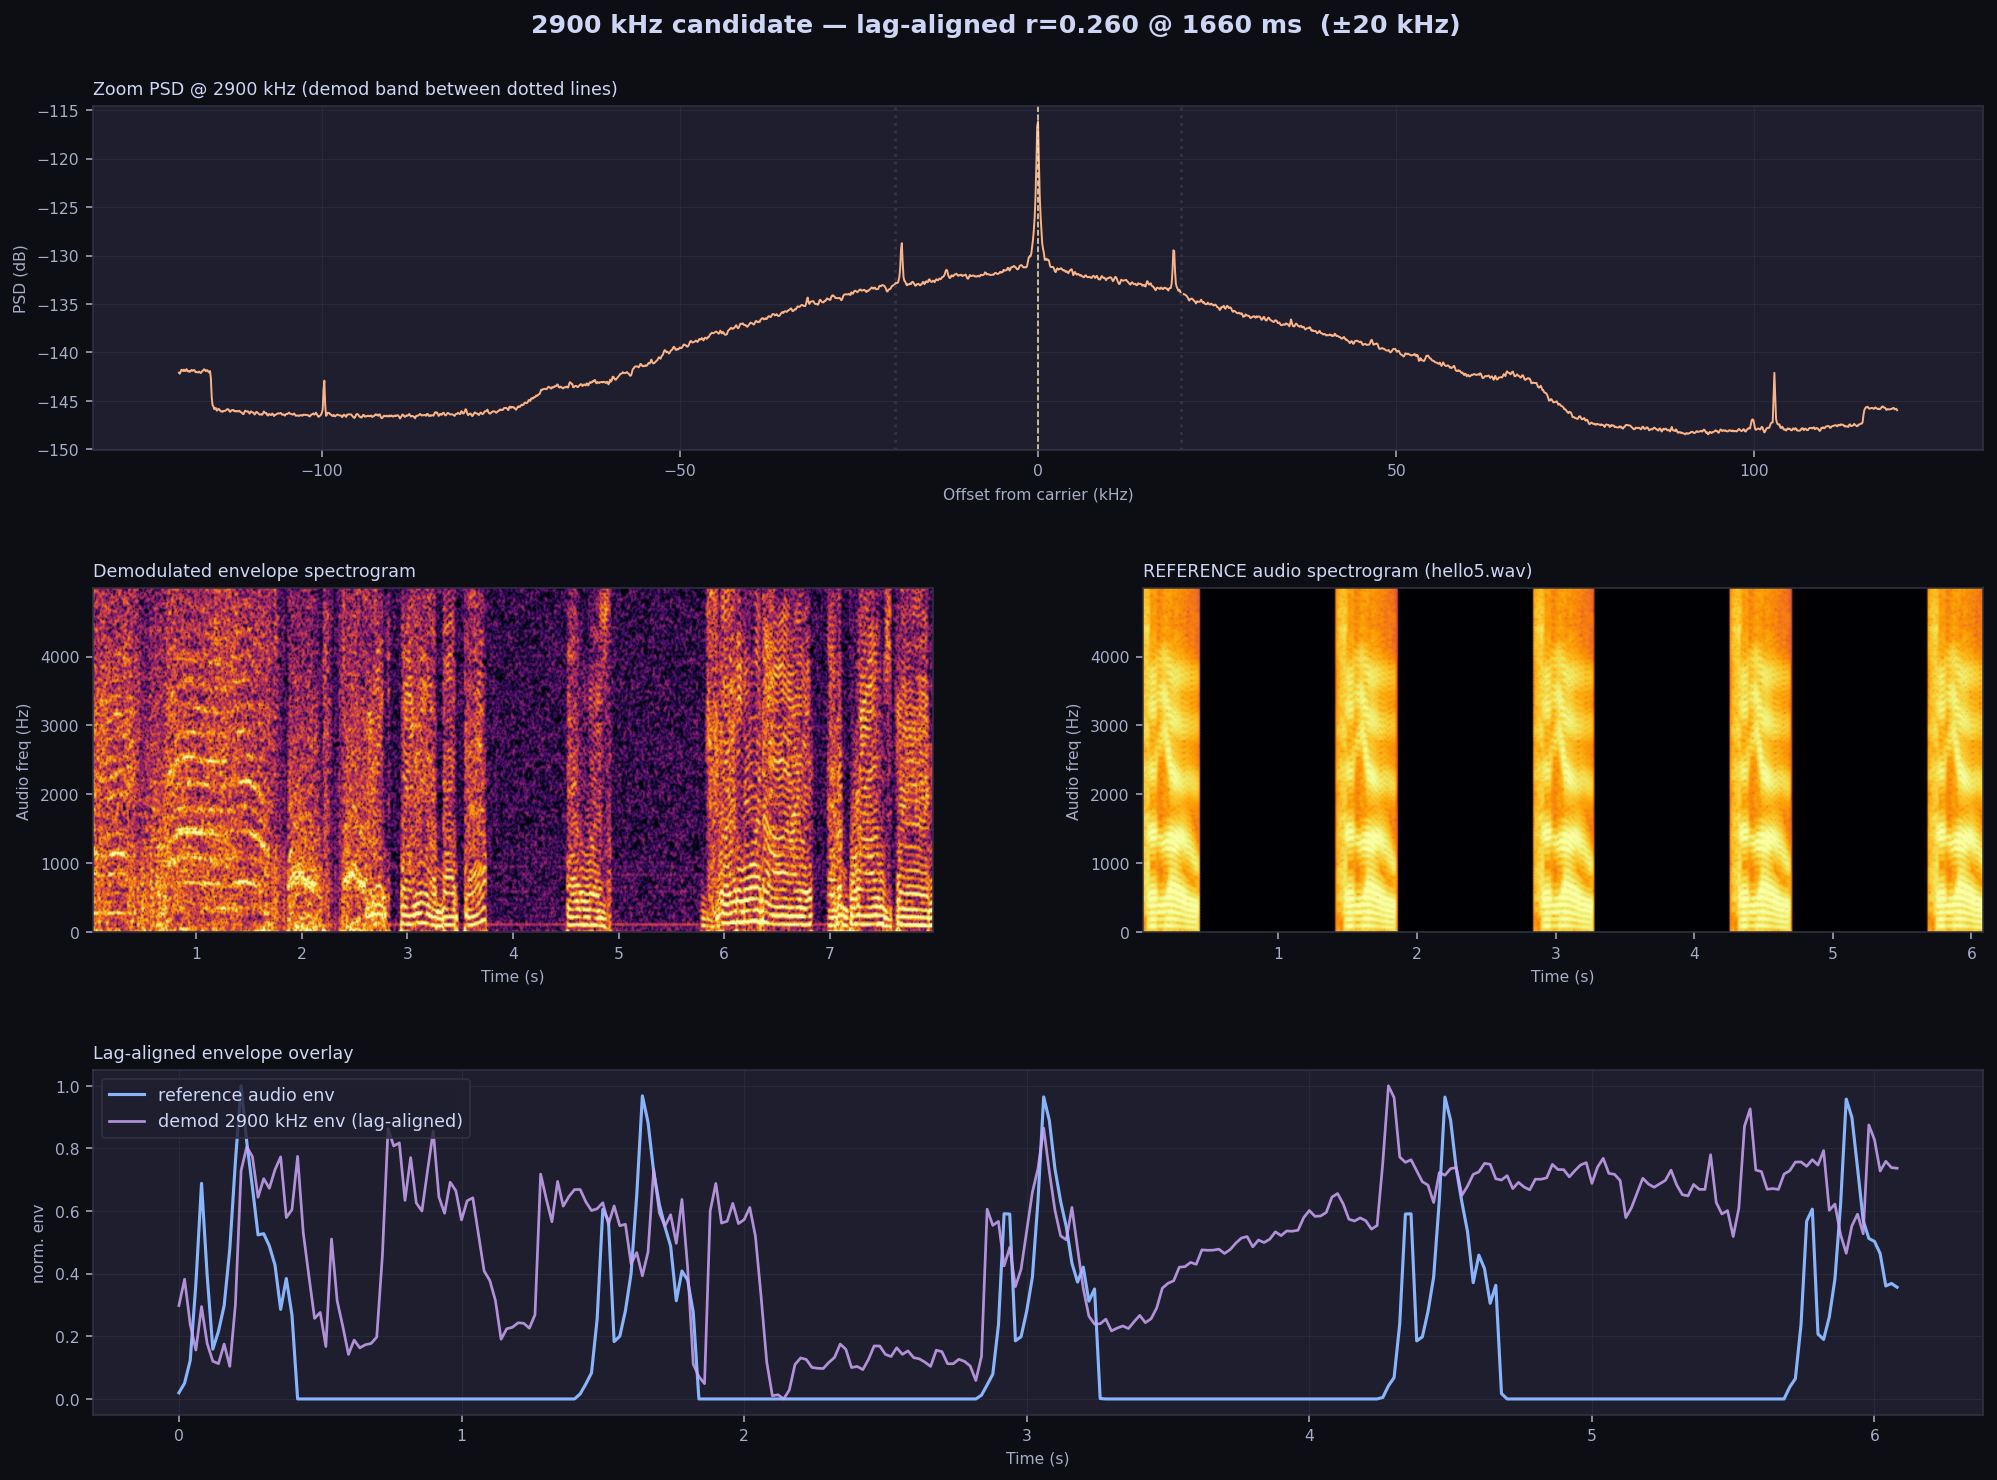

Reproduce this figure in Python.
#!/usr/bin/env python3
"""inspect_2900.py — focused look at the 2900 kHz candidate carrier.

Lag-aligns the AM-demodulated envelope against the reference audio (the survey's
overlay does NOT apply the lag), shows the zoom PSD + demod spectrogram + aligned
envelope overlay, and writes the demodulated baseband to a WAV so you can listen.
"""
import argparse, os, wave
import numpy as np
import matplotlib; matplotlib.use('Agg')
import matplotlib.pyplot as plt
import matplotlib.gridspec as gridspec
from scipy import signal as dsp
from math import gcd

AUD_SR = 22_050
DARK, PANEL, GRID = '#0d0d14', '#1e1e2e', '#313244'
TEXT, MUTED = '#cdd6f4', '#a6adc8'
BLUE, PURP, ORNG, YLW = '#89b4fa', '#cba6f7', '#fab387', '#f9e2af'

ap = argparse.ArgumentParser()
ap.add_argument('--capture', default='wideband_8m_8s.bin')
ap.add_argument('--samp-rate', type=float, default=7692308)
ap.add_argument('--audio', default='hello5.wav')
ap.add_argument('--fc', type=float, default=2900e3)
ap.add_argument('--bw', type=float, default=20e3)
ap.add_argument('--out-png', default='inspect_2900.png')
ap.add_argument('--out-wav', default='demod_2900.wav')
args = ap.parse_args()

def resample_to(x, src, dst):
    if src == dst: return x.astype(np.float32)
    g = gcd(int(src), int(dst)); return dsp.resample_poly(x, dst//g, src//g).astype(np.float32)

def read_wav(p):
    w = wave.open(p,'rb'); sr=w.getframerate(); ch=w.getnchannels()
    d=np.frombuffer(w.readframes(w.getnframes()),dtype=np.int16).astype(np.float32)/32768
    w.close()
    if ch>1: d=d.reshape(-1,ch).mean(1)
    return d, sr

def write_wav(p, x, sr):
    x = x/(np.abs(x).max()+1e-9)
    wave.open(p,'wb')
    w=wave.open(p,'wb'); w.setnchannels(1); w.setsampwidth(2); w.setframerate(sr)
    w.writeframes((x*32767).astype(np.int16).tobytes()); w.close()

sr = args.samp_rate
cap = np.fromfile(args.capture, dtype=np.float32)
ref, ref_sr = read_wav(args.audio)
print(f'[cap] {len(cap):,} samp {len(cap)/sr:.2f}s  ref {len(ref)/ref_sr:.2f}s')

# AM demod around fc
lo, hi = args.fc-args.bw, args.fc+args.bw
sos = dsp.butter(4, [lo, hi], 'bp', fs=sr, output='sos')
bp = dsp.sosfiltfilt(sos, cap - cap.mean())
env = np.abs(dsp.hilbert(bp)); env = env - env.mean()
print(f'[demod] fc={args.fc/1e3:.0f}kHz bw=±{args.bw/1e3:.0f}kHz')

# to audio rate
env_a = resample_to(env, int(sr), AUD_SR)
ref_a = resample_to(ref, int(ref_sr), AUD_SR)
write_wav(args.out_wav, env_a, AUD_SR)
print(f'[wav] {args.out_wav}')

# frame-energy envelopes for lag search
fr = int(0.02*AUD_SR)
ne = len(env_a)//fr; nr = len(ref_a)//fr
ee = np.array([np.sqrt(np.mean(env_a[i*fr:(i+1)*fr]**2)) for i in range(ne)])
rr = np.array([np.sqrt(np.mean(ref_a[i*fr:(i+1)*fr]**2)) for i in range(nr)])
een=(ee-ee.mean())/(ee.std()+1e-12); rrn=(rr-rr.mean())/(rr.std()+1e-12)
# full cross-correlation, allow ref to sit anywhere inside the longer demod
xc = dsp.correlate(een, rrn, mode='full'); lags = np.arange(-(len(rrn)-1), len(een))
xc = xc/min(len(een),len(rrn))
k = np.argmax(xc); best_lag = lags[k]; best_r = xc[k]
print(f'[align] best lag = {best_lag*20} ms   lag-aligned r = {best_r:.3f}')

# build aligned overlay (frame domain)
s = best_lag
if s>=0: a_e=een[s:s+len(rrn)]; a_r=rrn[:len(a_e)]
else: a_r=rrn[-s:]; a_e=een[:len(a_r)]
m=min(len(a_e),len(a_r)); a_e,a_r=a_e[:m],a_r[:m]; t=np.arange(m)*0.02

fig=plt.figure(figsize=(15,11),facecolor=DARK)
fig.suptitle(f'2900 kHz candidate — lag-aligned r={best_r:.3f} @ {best_lag*20} ms  (±{args.bw/1e3:.0f} kHz)',
             color=TEXT,fontsize=13,fontweight='bold')
gs=gridspec.GridSpec(3,2,figure=fig,hspace=0.4,wspace=0.25,left=0.07,right=0.97,top=0.92,bottom=0.07)

def style(ax,t,xl,yl,grid=True):
    ax.set_facecolor(PANEL)
    for sp in ax.spines.values(): sp.set_edgecolor(GRID)
    ax.tick_params(colors=MUTED,labelsize=8); ax.set_title(t,color=TEXT,fontsize=9,loc='left')
    ax.set_xlabel(xl,color=MUTED,fontsize=8); ax.set_ylabel(yl,color=MUTED,fontsize=8)
    if grid: ax.grid(True,color=GRID,lw=0.5,alpha=0.6)

# zoom PSD around carrier
f,P=dsp.welch(cap-cap.mean(),fs=sr,nperseg=1<<16,window='blackman'); Pdb=10*np.log10(P+1e-30)
ax=fig.add_subplot(gs[0,:]); m=np.abs(f-args.fc)<=6*args.bw
ax.plot((f[m]-args.fc)/1e3,Pdb[m],color=ORNG,lw=1.0); ax.axvline(0,color=YLW,ls='--',lw=0.8)
ax.axvline(-args.bw/1e3,color=GRID,ls=':'); ax.axvline(args.bw/1e3,color=GRID,ls=':')
style(ax,'Zoom PSD @ 2900 kHz (demod band between dotted lines)','Offset from carrier (kHz)','PSD (dB)')

# demod spectrogram
ax=fig.add_subplot(gs[1,0])
fsp,tsp,S=dsp.spectrogram(env_a,fs=AUD_SR,nperseg=1024,noverlap=768,window='hann')
fm=fsp<=5000; Sdb=10*np.log10(S[fm]+1e-30)
ax.pcolormesh(tsp,fsp[fm],Sdb,shading='gouraud',cmap='inferno',
              vmin=np.percentile(Sdb,5),vmax=np.percentile(Sdb,99),rasterized=True)
style(ax,'Demodulated envelope spectrogram','Time (s)','Audio freq (Hz)',grid=False)

# reference spectrogram for comparison
ax=fig.add_subplot(gs[1,1])
fsp2,tsp2,S2=dsp.spectrogram(ref_a,fs=AUD_SR,nperseg=1024,noverlap=768,window='hann')
fm2=fsp2<=5000; S2db=10*np.log10(S2[fm2]+1e-30)
ax.pcolormesh(tsp2,fsp2[fm2],S2db,shading='gouraud',cmap='inferno',
              vmin=np.percentile(S2db,5),vmax=np.percentile(S2db,99),rasterized=True)
style(ax,'REFERENCE audio spectrogram (hello5.wav)','Time (s)','Audio freq (Hz)',grid=False)

# aligned envelope overlay
ax=fig.add_subplot(gs[2,:])
ax.plot(t,(a_r-a_r.min())/(a_r.max()-a_r.min()+1e-9),color=BLUE,lw=1.6,label='reference audio env')
ax.plot(t,(a_e-a_e.min())/(a_e.max()-a_e.min()+1e-9),color=PURP,lw=1.4,alpha=0.85,label='demod 2900 kHz env (lag-aligned)')
style(ax,'Lag-aligned envelope overlay','Time (s)','norm. env')
ax.legend(fontsize=9,facecolor=PANEL,edgecolor=GRID,labelcolor=TEXT)

fig.savefig(args.out_png,dpi=140,bbox_inches='tight',facecolor=DARK)
print(f'[png] {args.out_png}')
